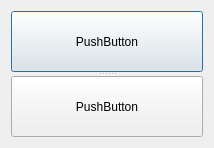
<?xml version="1.0" encoding="UTF-8"?>
<ui version="4.0">
 <class>Dialog</class>
 <widget class="QDialog" name="Dialog">
  <property name="geometry">
   <rect>
    <x>0</x>
    <y>0</y>
    <width>214</width>
    <height>148</height>
   </rect>
  </property>
  <property name="windowTitle">
   <string>Dialog</string>
  </property>
  <layout class="QVBoxLayout" name="verticalLayout">
   <item>
    <widget class="QSplitter" name="splitter">
     <property name="orientation">
      <enum>Qt::Vertical</enum>
     </property>
     <widget class="QPushButton" name="pushButton">
      <property name="text">
       <string>PushButton</string>
      </property>
     </widget>
     <widget class="QPushButton" name="pushButton_2">
      <property name="text">
       <string>PushButton</string>
      </property>
     </widget>
    </widget>
   </item>
  </layout>
 </widget>
 <layoutdefault spacing="6" margin="11"/>
 <resources/>
 <connections/>
</ui>
